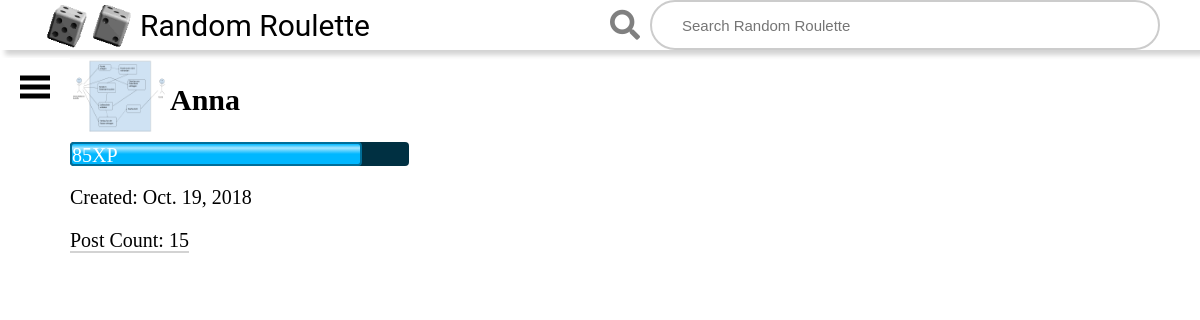
/user/Anna/, run on the app's committed database.
### users/models.py (models this page shows, shortened)
class UserInfo(models.Model):
    user_reference = models.ForeignKey(SystemUser, on_delete=models.CASCADE)
    post_count = models.IntegerField(default=0)
    random_post = models.ForeignKey(Post, blank=True, null=True, on_delete=models.DO_NOTHING)
    xp = models.IntegerField(default=100)
    profile_picture = models.ImageField(upload_to='profilePictures/', blank=True)
    def xp_modulo(self):
        return self.xp % 100

### users/views.py (the view)
# urls.py: path('<str:username>/', views.profile, name='profile'),
def profile(request, username):
    current_user = get_object_or_404(User, username=username)
    user_info = get_object_or_404(UserInfo, user_reference=current_user.id)
    return render(request, 'profile.html', {'selected_user': current_user, 'user_info': user_info})

### users/templates/profile.html (shortened to what this page needs)
{% extends 'base_generic.html' %}
{% block content %}
    {% load static %}
    <link rel="stylesheet" href="{% static 'css/profile.css' %}">
    <div class="userinformation">
    <div class="userheader">
        {% if user_info.profile_picture %}
            <img src="{{ user_info.profile_picture.url }}" class="profilepicture" alt="Error Picture not found">
        {% endif %}
        <h2>{{ selected_user.username }}</h2>
    </div>
        <div class="outer">
            <div class="xp-bar" style="width:{{ user_info.xp_modulo }}%">{{ user_info.xp_modulo }}XP</div>
        </div>
    </div>
    <p>Created: {{ selected_user.date_joined.date }}</p>
    <a class="userposts" href="{% url "posts:user_posts_list" selected_user.username %}">Post Count: {{ user_info.post_count }}</a>
{% endblock %}

### posts/static/css/styles.css (style rules this page uses)
html, body { width: 100%; height: 100%; display: flex; flex-direction: column; margin: 0; padding: 0; }
@media (min-width: 800px) { html, body { font-size: 62.5%; } }
@media (min-width: 800px) { .outer { width:30% } }

### posts/static/css/profile.css (style rules this page uses)
.userinformation { display: flex; flex-direction: column; }
.userheader { display: flex; flex-direction: row; }
.outer { background: rgb(0, 48, 66); border-radius: 4px; }
.xp-bar { border: 2px solid rgb(0, 110, 153); color: white; border-radius: 4px; display: block; height: 1em; background: linear-gradient( to bottom, rgb(0, 183, 255), rgb(166, 230, 255) 20%, rgb(0, 183, 255) 50% ) }
.profilepicture { width: 100%; max-width: 10rem; float:none; }
.userposts { text-decoration: none; border-bottom: 2px solid lightgray; color:black }

### data on the page
UserInfo: profile_picture (picture), xp_modulo "85", post_count "15"

### other printed values
{{ selected_user.username }} "Anna"
{{ selected_user.date_joined.date }} "Oct. 19, 2018"
